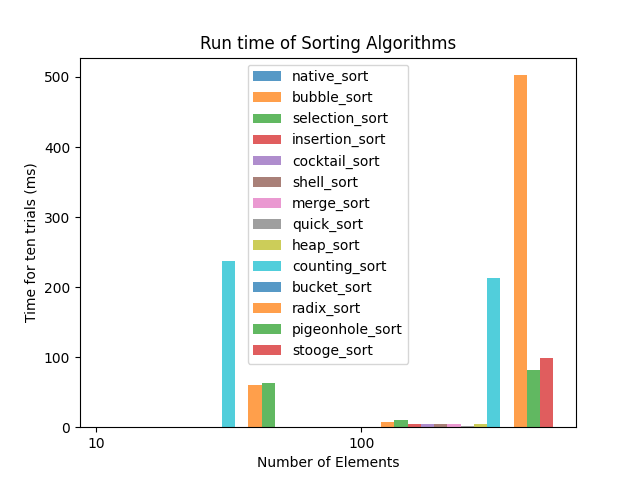

Reproduce this figure in Python.
# CSCI 323 / 700
# Summer 2022
# Assignment 2 - Sorting Algorithms
# Ilma Shaharin
import copy
import math
import random
import time
import pandas as pd
import matplotlib.pyplot as plt


def random_list(range_max, size):
    numbers = []
    i = 0
    while i < size:
        rnd = random.randint(1, range_max)
        i += 1
        numbers.append(rnd)
    return numbers


def native_sort(arr):
    arr.sort()
    return arr
# mix of Insertion and Merge Sort = Tim Sort


def bubble_sort(arr):
    n = len(arr)
    for i in range(n):
        for j in range(0, n - i - 1):
            if arr[j] > arr[j + 1]:
                arr[j], arr[j + 1] = arr[j + 1], arr[j]  # swap the numbers
    return arr
# Source: https://www.geeksforgeeks.org/bubble-sort/
# Sorts by comparing two adjacent values
# Implementation is stable
# Not ideal for large dataset sorting strategy as its worst-case is quadratic


def selection_sort(arr):
    # n = len(arr)
    for i in range(len(arr)):
        min_index = i
        for j in range(i + 1, len(arr)):
            if arr[min_index] > arr[j]:
                min_index = j
        arr[i], arr[min_index] = arr[min_index], arr[i]
    return arr
# Source: https://www.geeksforgeeks.org/selection-sort/
# Repeatedly selects the minimum value from the unsorted part and puts it at the beginning
# Thus, it maintains two sub-arrays (remaining unsorted, already sorted)
# Implementation is NOT stable
# Quadratic Runtime


def insertion_sort(arr):
    for i in range(len(arr)):
        key = arr[i]
        j = i - 1
        while j >= 0 and key < arr[j]:
            arr[j + 1] = arr[j]
            j -= 1
        arr[j + 1] = key
    return arr
# Source: https://www.geeksforgeeks.org/insertion-sort/
# in-place sorting algorithm
# Compares the key with its previous value. If the key is smaller than other values before, move the positions of those
# elements one position up to make space for the swapped element
# Implementation is stable
# Ideal for smaller datasets and partially sorted dataset
# Quadratic Runtime: worst-case; improved runtime with binary search


def cocktail_sort(arr):
    n = len(arr)
    swapped = True
    start = 0
    end = n - 1
    while swapped:
        swapped = False
        for i in range(start, end):
            if arr[i] > arr[i + 1]:
                arr[i], arr[i + 1] = arr[i + 1], arr[i]
                swapped = True
        if not swapped:
            break
        swapped = False
        end = end - 1
        for i in range(end - 1, start - 1, -1):
            if arr[i] > arr[i + 1]:
                arr[i], arr[i + 1] = arr[i + 1], arr[i]
                swapped = True
        start = start + 1
    return arr
# Source: https://www.geeksforgeeks.org/cocktail-sort/
# A variation of Bubble Sort
# Loops through the array both forward and backward, which makes this algorithm more efficient than bubble sort
# Another name is Bi-Directional sorting algorithm
# Implementation is stable
# Quadratic Runtime: worst-case, average-case


def shell_sort(arr):
    n = len(arr)
    gap = int(n / 2)
    while gap > 0:
        j = gap
        while j < n:
            i = j - gap
            while i >= 0:
                if arr[i + gap] > arr[i]:
                    break
                else:
                    arr[i + gap], arr[i] = arr[i], arr[i + gap]
                i = i - gap
            j += 1
        gap = int(gap / 2)
    return arr
# Source: https://www.geeksforgeeks.org/shell-sort/
# A variation of Insertion Sort
# Ideal for medium to large-sized datasets.
# Quadratic Runtime


def merge_sort(arr):
    n = len(arr)
    if n > 1:
        mid = int(n/2)
        left_side = arr[:mid]
        right_side = arr[mid:]
        merge_sort(left_side)
        merge_sort(right_side)
        i = j = k = 0
        while i < len(left_side) and j < len(right_side):
            if left_side[i] < right_side[j]:
                arr[k] = left_side[i]
                i += 1
            else:
                arr[k] = right_side[j]
                j += 1
            k += 1
        while i < len(left_side):
            arr[k] = left_side[i]
            i += 1
            k += 1
        while j < len(right_side):
            arr[k] = right_side[j]
            j += 1
            k += 1
    return arr
# Source: https://www.geeksforgeeks.org/merge-sort/
# Divide-and-Conquer Approach
# In this algorithm, the array is initially divided into two equal halves, and then they are combined in a sorted manner
# Implementation is stable
# Linearithmic Runtime


def quick_sort_recursive(arr, low, high):
    if low >= high:
        return arr
    pivot = low
    i = low
    j = high
    while i < j:
        while i < j and arr[j] > arr[pivot]:
            j -= 1
        while i < j and arr[i] <= arr[pivot]:
            i += 1
        arr[i], arr[j] = arr[j], arr[i]
    arr[pivot], arr[j] = arr[j], arr[pivot]
    quick_sort_recursive(arr, low, j - 1)
    quick_sort_recursive(arr, j + 1, high)
    return arr


def quick_sort(arr):
    n = len(arr)
    return quick_sort_recursive(arr, 0, n - 1)
# Source: https://www.geeksforgeeks.org/quick-sort/
# In this algorithm, an element is picked as a pivot, and it partitions the given array around the picked pivot
# In-Place Algorithm
# Implementation is NOT stable


def heapify(arr, n, i):
    largest = i
    left_side = 2 * i + 1
    right_side = 2 * i + 2
    if left_side < n and arr[largest] < arr[left_side]:
        largest = left_side
    if right_side < n and arr[largest] < arr[right_side]:
        largest = right_side
    if largest != i:
        arr[i], arr[largest] = arr[largest], arr[i]
        heapify(arr, n, largest)
# The process of reshaping a binary tree into a Heap data structure is known as ‘heapify’


def heap_sort(arr):
    n = len(arr)
    # Build the Max-Heap
    for i in range(int(n/2) - 1, -1, -1):
        heapify(arr, n, i)
    # Extract the elements one-by-one
    for i in range(n - 1, 0, -1):
        arr[i], arr[0] = arr[0], arr[i]
        heapify(arr, i, 0)
    return arr
# Source: https://www.geeksforgeeks.org/heap-sort/
# In-Place Algorithm
# Implementation is NOT stable


def counting_sort(arr):
    n = len(arr)
    maximum_val = 0
    for i in range(n):
        if arr[i] > maximum_val:
            maximum_val = arr[i]
    tables = [0] * (maximum_val + 1)
    for i in arr:
        tables[i] += 1
    i = 0
    for j in range(maximum_val + 1):
        for b in range(tables[j]):
            arr[i] = j
            i += 1
    return arr
# Source: https://www.geeksforgeeks.org/counting-sort/
# A sorting technique based on keys between a specific range
# Implementation is stable
# Linear Runtime


def insertion_sort_for_bucket(x):
    n = len(x)
    for i in range(1, n):
        up = x[i]
        j = i - 1
        while j >= 0 and up < x[j]:
            x[j + 1] = x[j]
            j -= 1
        x[j + 1] = up
    return x


def bucket_sort(arr):
    bucket_num = round(math.sqrt(len(arr)))
    maximum = max(arr)
    arr1 = []
    for i in range(bucket_num):
        arr1.append([])
    for j in arr:
        idx = math.ceil(j * bucket_num / maximum)
        arr1[idx - 1].append(j)
    for i in range(bucket_num):
        arr1[i] = insertion_sort_for_bucket(arr1[i])
    k = 0
    for i in range(bucket_num):
        for j in range(len(arr1[i])):
            arr[k] = arr1[i][j]
            k += 1
    return arr
# Source: https://www.geeksforgeeks.org/bucket-sort/


def counting_sort_for_radix(arr, val):
    count_array = [0] * 10
    n = len(arr)
    for i in range(n):
        element = int((arr[i] / val)) % 10
        count_array[element] += 1
    for i in range(1, 10):
        count_array[i] += count_array[i - 1]
    output_array = [0] * n
    i = n - 1
    while i >= 0:
        current_element = arr[i]
        element = int((arr[i] / val)) % 10
        count_array[element] -= 1
        new_position = count_array[element]
        output_array[new_position] = current_element
        i -= 1
    return output_array


def radix_sort(arr):
    max_element = max(arr)
    d = 1
    while max_element > 0:
        max_element /= 10
        d += 1
    place_val = 1
    output_array = arr
    while d > 0:
        output_array = counting_sort_for_radix(output_array, place_val)
        place_val *= 10
        d -= 1
    return output_array
# Source: https://stackabuse.com/radix-sort-in-python/


def pigeonhole_sort(arr):
    my_min = min(arr)
    my_max = max(arr)
    size = my_max - my_min + 1
    holes = [0] * size
    for x in arr:
        assert type(x) is int, "integers only please"
        holes[x - my_min] += 1
    i = 0
    for count in range(size):
        while holes[count] > 0:
            holes[count] -= 1
            arr[i] = count + my_min
            i += 1
    return arr
# Source: https://www.geeksforgeeks.org/pigeonhole-sort/
# A sorting algorithm that is suitable for sorting lists of elements
# where the number of elements and the number of possible key values are approximately the same
# Moves items twice: once to the bucket array [holes] and again to the final destination


def stooge_sort_recursive(arr, low, high):
    if low >= high:
        return
    if arr[low] > arr[high]:
        t = arr[low]
        arr[low] = arr[high]
        arr[high] = t
    if high - low + 1 > 2:
        t = int((high - low + 1) / 3)
        stooge_sort_recursive(arr, low, high - t)
        stooge_sort_recursive(arr, low + t, high)
        stooge_sort_recursive(arr, low, high - t)
    return arr


def stooge_sort(arr):
    return stooge_sort_recursive(arr, 0, len(arr) - 1)
# https://www.geeksforgeeks.org/python-program-for-stooge-sort/


def plot_time(dict_sorts, sizes, sorts):
    sort_num = 0
    plt.xticks([j for j in range(len(sizes))], [str(size) for size in sizes])
    for sort in sorts:
        sort_num += 1
        d = dict_sorts[sort.__name__]
        x_axis = [j + 0.05 * sort_num for j in range(len(sizes))]
        y_axis = [d[i] for i in sizes]
        plt.bar(x_axis, y_axis, width=0.05, alpha=0.75, label=sort.__name__)
    plt.legend()
    plt.title("Run time of Sorting Algorithms")
    plt.xlabel("Number of Elements")
    plt.ylabel("Time for ten trials (ms)")
    plt.savefig("Assignment2.png")
    plt.show()


def main():
    sizes = [10, 100]  # for element sizes
    trials = 10
    sorts = [native_sort, bubble_sort, selection_sort, insertion_sort, cocktail_sort, shell_sort,
             merge_sort, quick_sort, heap_sort, counting_sort, bucket_sort, radix_sort, pigeonhole_sort, stooge_sort]
    dict_sorts = {}
    for sort in sorts:
        dict_sorts[sort.__name__] = {}
    for size in sizes:
        for sort in sorts:
            dict_sorts[sort.__name__][size] = 0    # to initialize the dictionary
        for trial in range(1, trials + 1):
            arr = random_list(100000, size)
            for sort in sorts:
                unsorted_arr1 = copy.copy(arr)
                unsorted_arr2 = copy.copy(arr)
                start_time = time.time()
                test_sort = sort(unsorted_arr1)
                end_time = time.time()
                built_sort = native_sort(unsorted_arr2)
                if built_sort != test_sort:
                    print("We have found an error in", sort.__name__)
                net_time = end_time - start_time
                dict_sorts[sort.__name__][size] += 1000 * net_time
        dict_sorts[sort.__name__][size] /= trials
    pd.set_option("display.max_rows", 500)
    pd.set_option("display.max_columns", 500)
    pd.set_option("display.width", 1000)
    df = pd.DataFrame.from_dict(dict_sorts).T
    print(df)
    plot_time(dict_sorts, sizes, sorts)


if __name__ == "__main__":
    main()
